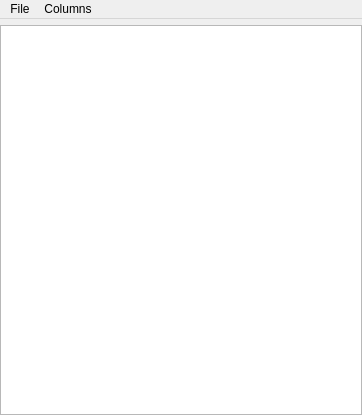
<?xml version="1.0" encoding="UTF-8"?>
<ui version="4.0">
 <class>MainWindow</class>
 <widget class="QWidget" name="MainWindow">
  <property name="enabled">
   <bool>true</bool>
  </property>
  <property name="geometry">
   <rect>
    <x>0</x>
    <y>0</y>
    <width>362</width>
    <height>415</height>
   </rect>
  </property>
  <property name="windowTitle">
   <string>PyViewDock</string>
  </property>
  <property name="layoutDirection">
   <enum>Qt::LeftToRight</enum>
  </property>
  <layout class="QVBoxLayout" name="verticalLayout">
   <property name="sizeConstraint">
    <enum>QLayout::SetDefaultConstraint</enum>
   </property>
   <property name="leftMargin">
    <number>0</number>
   </property>
   <property name="topMargin">
    <number>0</number>
   </property>
   <property name="rightMargin">
    <number>0</number>
   </property>
   <property name="bottomMargin">
    <number>0</number>
   </property>
   <item>
    <widget class="QMenuBar" name="menubar">
     <widget class="QMenu" name="menuFile">
      <property name="title">
       <string>File</string>
      </property>
      <addaction name="buttonOpen"/>
      <addaction name="buttonClearAll"/>
     </widget>
     <widget class="QMenu" name="menuColumns">
      <property name="title">
       <string>Columns</string>
      </property>
     </widget>
     <addaction name="menuFile"/>
     <addaction name="menuColumns"/>
    </widget>
   </item>
   <item>
    <widget class="QTableWidget" name="tableDocked">
     <property name="font">
      <font>
       <pointsize>9</pointsize>
      </font>
     </property>
     <property name="editTriggers">
      <set>QAbstractItemView::NoEditTriggers</set>
     </property>
     <property name="showDropIndicator" stdset="0">
      <bool>false</bool>
     </property>
     <property name="dragEnabled">
      <bool>false</bool>
     </property>
     <property name="dragDropMode">
      <enum>QAbstractItemView::NoDragDrop</enum>
     </property>
     <property name="selectionMode">
      <enum>QAbstractItemView::SingleSelection</enum>
     </property>
     <property name="selectionBehavior">
      <enum>QAbstractItemView::SelectRows</enum>
     </property>
     <attribute name="horizontalHeaderShowSortIndicator" stdset="0">
      <bool>true</bool>
     </attribute>
     <attribute name="verticalHeaderVisible">
      <bool>false</bool>
     </attribute>
    </widget>
   </item>
  </layout>
  <action name="buttonOpen">
   <property name="text">
    <string>Open...</string>
   </property>
   <property name="toolTip">
    <string>Open</string>
   </property>
  </action>
  <action name="buttonClearAll">
   <property name="text">
    <string>Clear All</string>
   </property>
  </action>
 </widget>
 <resources/>
 <connections/>
</ui>
